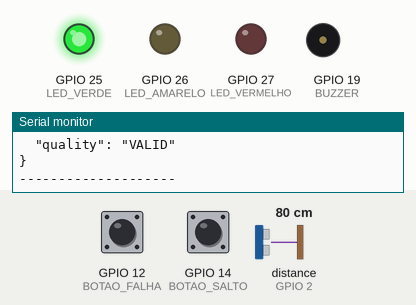
This sketch was run on a simulated ESP32. Parts: output pins drawn as LEDs (lit = HIGH), buzzer (waves = sounding), the last lines printed to the serial monitor. Wiring (from diagram.json): ultrasonic range finder: trigger GPIO 4; echo GPIO 2. The test bench sets the inputs (shaded band); at power-on: distance to the obstacle (sensor on GPIO 2) 80 cm, GPIO 12 (BOTAO_FALHA) HIGH, GPIO 14 (BOTAO_SALTO) HIGH. The echo pulse lasts 58.3 µs per cm; pins used as bus, display or sensor lines are not drawn.

Above: at 1.8 s.
1.9 s: distance to the obstacle (sensor on GPIO 2) set to 6 cm
3.4 s: distance to the obstacle (sensor on GPIO 2) set to 3 cm
At 4.7 s:
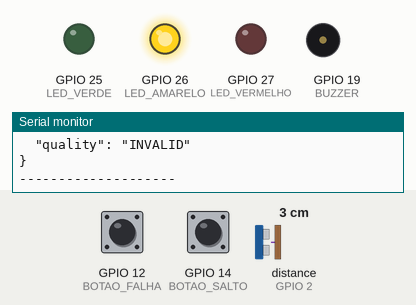
5.6 s: distance to the obstacle (sensor on GPIO 2) set to 120 cm
At 7.0 s:
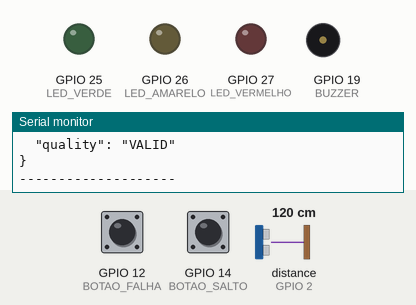
7.6 s: distance to the obstacle (sensor on GPIO 2) set to 83 cm
9.4 s: distance to the obstacle (sensor on GPIO 2) set to 78 cm
At 27.8 s:
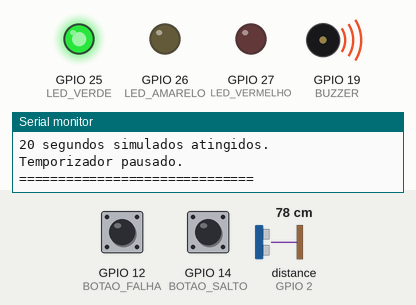
Timing chart, 0 to 28.2 s (numbered marks = the images above; inputs shaded):
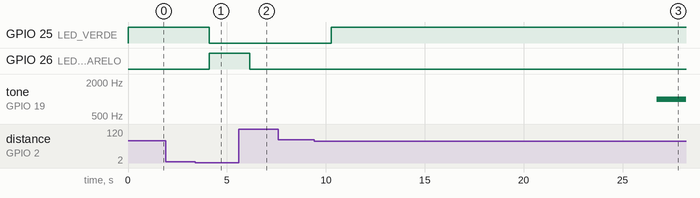

Measured:
- the behaviour switches between 5 and 4 cm on distance to the obstacle (sensor on GPIO 2) (found by bisection; images 0 and 1)
- the behaviour switches between 81 and 80 cm on distance to the obstacle (sensor on GPIO 2) (found by bisection; images 2 and 3)
- after the input at 3.4 s, GPIO 25 (LED_VERDE): HIGH → LOW after 0.70 s; GPIO 26 (LED_AMARELO): LOW → HIGH after 0.70 s
- after the input at 5.6 s, GPIO 26 (LED_AMARELO): HIGH → LOW after 0.56 s
- after the input at 9.4 s, GPIO 25 (LED_VERDE): LOW → HIGH after 0.87 s; tone on GPIO 19 (BUZZER): silent → 1000 Hz after 17.3 s

The sketch:

sketch.ino
```cpp
const int TRIG_PIN = 4;
const int ECHO_PIN = 2;
const int BOTAO_FALHA = 12;
const int BOTAO_SALTO = 14;

const int LED_VERDE = 25;
const int LED_AMARELO = 26;
const int LED_VERMELHO = 27;
const int BUZZER = 19;

unsigned long sequenciaEvento = 0;

// Controle da falha
bool falhaAtiva = false;
unsigned long inicioFalha = 0;

const unsigned long TEMPO_ALERTA_FALHA = 3000; // 3 segundos
const unsigned long TEMPO_PAUSA_FALHA = 8000;  // 8 segundos

// Temporizador da sessão
unsigned long tempoEstudo = 0;
unsigned long ultimaAtualizacao = 0;

// 20 segundos representam os 50 minutos reais
const unsigned long TEMPO_PAUSA_ESTUDO = 20000;

bool pausaRecomendada = false;
bool botaoSaltoAnterior = HIGH;


// ======================================================
// LEDs
// ======================================================

void apagarLeds() {
  digitalWrite(LED_VERDE, LOW);
  digitalWrite(LED_AMARELO, LOW);
  digitalWrite(LED_VERMELHO, LOW);
}

void estadoPresente() {
  apagarLeds();
  digitalWrite(LED_VERDE, HIGH);
}

void estadoFalhaTemporaria() {
  apagarLeds();
  digitalWrite(LED_AMARELO, HIGH);
}

void estadoPausadoPorFalha() {
  apagarLeds();
  digitalWrite(LED_VERMELHO, HIGH);
}

void simularSaltoSequencia(float distancia) {
  unsigned long sequenciaEsperada = sequenciaEvento + 1;

  // Simula a perda de dois eventos
  sequenciaEvento += 3;

  Serial.println("================================");
  Serial.println("ALERTA: SALTO NA SEQUENCIA!");

  Serial.print("Sequencia esperada: ");
  Serial.println(sequenciaEsperada);

  Serial.print("Sequencia recebida: ");
  Serial.println(sequenciaEvento);
  Serial.println("================================");

  // Evento JSON anomalo
  Serial.println("{");
  Serial.println("  \"eventType\": \"sensor.distance\",");
  Serial.println("  \"deviceId\": \"esp32-mesa-01\",");
  Serial.println("  \"entityId\": \"estudante-mesa\",");

  Serial.print("  \"eventTimeMs\": ");
  Serial.print(millis());
  Serial.println(",");

  Serial.print("  \"sequence\": ");
  Serial.print(sequenciaEvento);
  Serial.println(",");

  Serial.print("  \"value\": ");
  Serial.print(distancia, 1);
  Serial.println(",");

  Serial.println("  \"unit\": \"cm\",");
  Serial.println("  \"state\": \"PRESENTE\",");
  Serial.println("  \"quality\": \"VALID\"");
  Serial.println("}");
}


// ======================================================
// Evento JSON
// ======================================================

void emitirEvento(float distancia, String estado, String qualidade) {
  sequenciaEvento++;

  Serial.println("{");
  Serial.println("  \"eventType\": \"sensor.distance\",");
  Serial.println("  \"deviceId\": \"esp32-mesa-01\",");
  Serial.println("  \"entityId\": \"estudante-mesa\",");

  Serial.print("  \"eventTimeMs\": ");
  Serial.print(millis());
  Serial.println(",");

  Serial.print("  \"sequence\": ");
  Serial.print(sequenciaEvento);
  Serial.println(",");

  Serial.print("  \"value\": ");
  Serial.print(distancia, 1);
  Serial.println(",");

  Serial.println("  \"unit\": \"cm\",");

  Serial.print("  \"state\": \"");
  Serial.print(estado);
  Serial.println("\",");

  Serial.print("  \"quality\": \"");
  Serial.print(qualidade);
  Serial.println("\"");

  Serial.println("}");
}


// ======================================================
// Buzzer
// ======================================================

void tocarAlertaPausa() {
  tone(BUZZER, 1000);
  delay(1500);
  noTone(BUZZER);
}


// ======================================================
// Setup
// ======================================================

void setup() {
  Serial.begin(115200);

  pinMode(TRIG_PIN, OUTPUT);
  pinMode(ECHO_PIN, INPUT);
  pinMode(BOTAO_FALHA, INPUT_PULLUP);
  pinMode(BOTAO_SALTO, INPUT_PULLUP);

  pinMode(LED_VERDE, OUTPUT);
  pinMode(LED_AMARELO, OUTPUT);
  pinMode(LED_VERMELHO, OUTPUT);

  pinMode(BUZZER, OUTPUT);
  noTone(BUZZER);

  apagarLeds();
  ultimaAtualizacao = millis();

  Serial.println("Sistema iniciado");
}


// ======================================================
// Loop principal
// ======================================================

void loop() {
  unsigned long agora = millis();
  unsigned long intervalo = agora - ultimaAtualizacao;
  ultimaAtualizacao = agora;

  // ====================================================
  // Leitura do HC-SR04
  // ====================================================

  digitalWrite(TRIG_PIN, LOW);
  delayMicroseconds(2);
  digitalWrite(TRIG_PIN, HIGH);
  delayMicroseconds(10);
  digitalWrite(TRIG_PIN, LOW);

  long duracao = pulseIn(ECHO_PIN, HIGH, 30000);

  float distancia = 0;
  bool leituraValida = true;

  if (duracao == 0) {
    leituraValida = false;
  } else {
    distancia = duracao * 0.0343 / 2.0;

    if (distancia < 5 || distancia > 300) {
      leituraValida = false;
    }
  }

  // ====================================================
  // Botão para simular falha
  // ====================================================

  bool botaoPressionado = digitalRead(BOTAO_FALHA) == LOW;
  bool botaoSaltoAtual = digitalRead(BOTAO_SALTO);
  bool saltoSolicitado = false;

  if (botaoSaltoAnterior == HIGH && botaoSaltoAtual == LOW) {
    saltoSolicitado = true;
  }

  botaoSaltoAnterior = botaoSaltoAtual;

  if (botaoPressionado) {
    leituraValida = false;
  }

  // ====================================================
  // LEITURA INVÁLIDA
  // ====================================================

  if (!leituraValida) {
    if (!falhaAtiva) {
      falhaAtiva = true;
      inicioFalha = millis();
      Serial.println("Estado: FALHA_TEMPORARIA");
    }

    unsigned long tempoFalha = millis() - inicioFalha;

    Serial.print("Falha ha: ");
    Serial.print(tempoFalha / 1000);
    Serial.println(" segundos");

    Serial.print("Tempo de estudo preservado: ");
    Serial.print(tempoEstudo / 1000);
    Serial.println(" segundos");

    // Falha persistente
    if (tempoFalha >= TEMPO_PAUSA_FALHA) {
      estadoPausadoPorFalha();
      Serial.println("Estado: PAUSADO_POR_FALHA");
      emitirEvento(0, "PAUSADO_POR_FALHA", "INVALID");
    }

    // Falha temporária
    else {
      estadoFalhaTemporaria();

      if (tempoFalha >= TEMPO_ALERTA_FALHA) {
        Serial.println("ALERTA: problema de leitura do sensor");
      }

      emitirEvento(0, "FALHA_TEMPORARIA", "INVALID");
    }
  }

  // ====================================================
  // LEITURA VÁLIDA
  // ====================================================

  else {
    if (falhaAtiva) {
      Serial.println("Sensor recuperado!");
      falhaAtiva = false;
    }

    Serial.print("Distancia: ");
    Serial.print(distancia, 1);
    Serial.print(" cm | ");

    // ==================================================
    // ESTUDANTE PRESENTE
    // ==================================================

    if (distancia < 80) {
      estadoPresente();

      // Sessão ainda está contando
      if (!pausaRecomendada) {
        tempoEstudo += intervalo;

        Serial.println("Estado: PRESENTE");
        Serial.print("Tempo de estudo: ");
        Serial.print(tempoEstudo / 1000);
        Serial.println(" segundos");

        // 20 segundos simulados atingidos
        if (tempoEstudo >= TEMPO_PAUSA_ESTUDO) {
          tempoEstudo = TEMPO_PAUSA_ESTUDO;
          pausaRecomendada = true;

          Serial.println("==============================");
          Serial.println("Estado: PAUSA_RECOMENDADA");
          Serial.println("Hora da pausa para o lanche!");
          Serial.println("20 segundos simulados atingidos.");
          Serial.println("Temporizador pausado.");
          Serial.println("==============================");

          tocarAlertaPausa();
        }
      }

      // Pausa já foi recomendada
      else {
        Serial.println("Estado: PAUSA_RECOMENDADA");
        Serial.print("Tempo de estudo pausado em: ");
        Serial.print(tempoEstudo / 1000);
        Serial.println(" segundos");
      }

      // Evento JSON
      if (pausaRecomendada) {
        emitirEvento(distancia, "PAUSA_RECOMENDADA", "VALID");
      }
      else if (saltoSolicitado) {
        simularSaltoSequencia(distancia);
      }
      else {
        emitirEvento(distancia, "PRESENTE", "VALID");
      }
    }

    // ==================================================
    // ESTUDANTE AUSENTE
    // ==================================================

    else {
      apagarLeds();

      Serial.println("Estado: AUSENTE");
      Serial.print("Tempo de estudo preservado: ");
      Serial.print(tempoEstudo / 1000);
      Serial.println(" segundos");

      emitirEvento(distancia, "AUSENTE", "VALID");
    }
  }

  Serial.println("--------------------");
  delay(1000);
}
```
